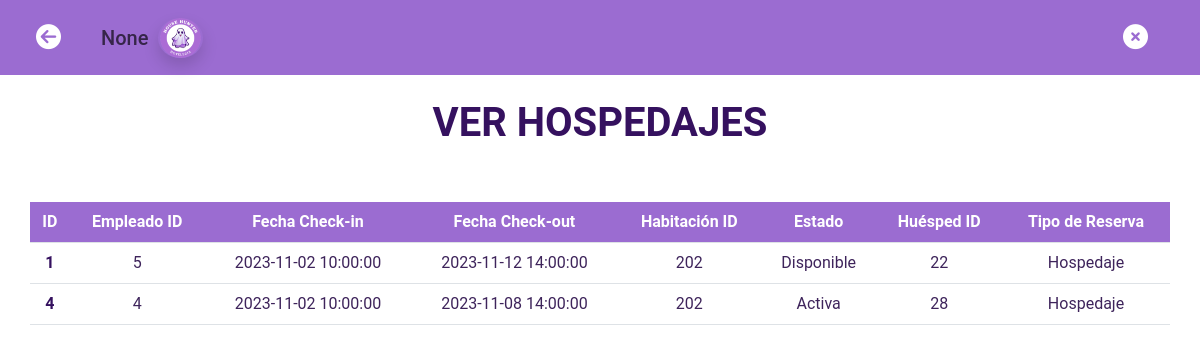
Screenshot of /hospedaje/HospedajeVer with the database file from the repository.
### tables this page shows
CREATE TABLE RESERVA (
        id INTEGER PRIMARY KEY,
        empleado_id INTEGER,
        fechaChekin DATETIME,
        fechaCheckout DATETIME,
        habitacion_id INTEGER,
        estado TEXT,
        huesped_id INTEGER,
        tipoReserva  TEXT,
        FOREIGN KEY (empleado_id) REFERENCES EMPLEADO (id),
        FOREIGN KEY (habitacion_id) REFERENCES HABITACION (id),
        FOREIGN KEY (huesped_id) REFERENCES HUESPED (id)
        );

### main.py (the view)
@app.route('/hospedaje/HospedajeVer', methods=['GET'])
def  hospedajeVer():
        menu = Menu(nombre_empleado=session.get('usuario'), contrasena_empleado=session.get('contrasena'), id_empleado=session.get('id'))
        hospedaje = menu.ver_hospedajes()
        return render_template('hospedajeVer.html', nombre_usuario=session.get('usuario'), hospedaje=hospedaje)

### Menu.py (called while the page is built)
  def ver_hospedajes(self):
        nombreBD = "househunter.db"
        conexion = Conexion(nombreBD)
        conexion.CrearTablaReserva()
        hospedajes = conexion.ConsultarReservasHospedaje()
        return hospedajes  # Devuelve la lista de reservas

### bd.py (called while the page is built)
  def CrearTablaReserva(self):
        self.cursor.execute('''
        CREATE TABLE IF NOT EXISTS RESERVA (
        id INTEGER PRIMARY KEY,
        empleado_id INTEGER,
        fechaChekin DATETIME,
        fechaCheckout DATETIME,
        habitacion_id INTEGER,
        estado TEXT,
        huesped_id INTEGER,
        tipoReserva  TEXT,
        FOREIGN KEY (empleado_id) REFERENCES EMPLEADO (id),
        FOREIGN KEY (habitacion_id) REFERENCES HABITACION (id),
        FOREIGN KEY (huesped_id) REFERENCES HUESPED (id)
        )
        ''')
        self.conexion.commit()

  def ConsultarReservasHospedaje(self):
        self.cursor.execute("SELECT * FROM RESERVA WHERE tipoReserva = 'Hospedaje'")
        reservas_hospedaje = self.cursor.fetchall()
        if not reservas_hospedaje:
            print("No se encontraron reservas de tipo Hospedaje.")
        return reservas_hospedaje

### templates/hospedajeVer.html (shortened to what this page needs)
<!DOCTYPE html>
<html lang="es">
<head>
    <link href="https://cdn.jsdelivr.net/npm/bootstrap@5.3.2/dist/css/bootstrap.min.css" rel="stylesheet"
>
    <link rel="stylesheet" type="text/css" href="{{ url_for('static', filename='styles/style.css')}}">
</head>
<body>
    <nav class="navbar navbar-expand-lg navbar-light bg-light">
        <div class="container-fluid">
            <a class="navbar-brand" href="{{ url_for('hospedaje') }}">
                <i class="fa-solid fa-circle-arrow-left fa-lg m-4"></i>
            </a>
            <div class="collapse navbar-collapse" id="navbarNav">
                <div class="navbar-text">
                    <h5 class="mr-3"> {{ nombre_usuario }} </h5>
                    <img src="{{ url_for('static', filename='img/logo2.png') }}" alt="Foto del Empleado" height="40" class="rounded-circle me-2 shadow">
                </div>
            </div>
            <a class="navbar-brand ms-auto" href="{{ url_for('cerrar') }}">
                <i class="fa-solid fa-circle-xmark fa-lg m-4"></i>
            </a>
        </div>
    </nav>
    <div class="container text-center mt-4">
        <div class="row">
           <h1 class="text-darkviolet">Ver Hospedajes</h1>
        </div>
        <div class="row">
            <h2>Tabla de Hospedajes</h2>
            <table class="table table-responsive-md">
                <thead>
                    <tr>
                        <th scope="col" class="bg-violet">ID</th>
                        <th scope="col" class="d-none d-sm-table-cell bg-violet">Empleado ID</th>
                        <th scope="col" class="bg-violet">Fecha Check-in</th>
                        <th scope="col" class="bg-violet">Fecha Check-out</th>
                        <th scope="col" class="d-none d-sm-table-cell bg-violet">Habitación ID</th>
                        <th scope="col" class="bg-violet">Estado</th>
                        <th scope="col" class="d-none d-sm-table-cell bg-violet">Huésped ID</th>
                        <th scope="col" class="bg-violet">Tipo de Reserva</th>
                    </tr>
                </thead>
                <tbody class="table-body">
                    {% for hospedaje in hospedaje %}
                        <tr>
                            <th scope="row">{{ hospedaje[0] }}</th>
                            <td class="d-none d-sm-table-cell">{{ hospedaje[1] }}</td>
                            <td>{{ hospedaje[2] }}</td>
                            <td>{{ hospedaje[3] }}</td>
                            <td class="d-none d-sm-table-cell">{{ hospedaje[4] }}</td>
                            <td>{{ hospedaje[5] }}</td>
                            <td class="d-none d-sm-table-cell">{{ hospedaje[6] }}</td>
                            <td>{{ hospedaje[7] }}</td>
                        </tr>
                    {% endfor %}
                </tbody>
            </table>
        </div>
    </div>
</body>
</html>

### static/styles/style.css (style rules this page uses)
a { text-decoration: none; font-family: 'Roboto', sans-serif; font-weight: bold; }
body { overflow-x: hidden; justify-content: center; font-family: 'Roboto', sans-serif !important; }
.fa-solid { color: #fff !important; }
.text-center { font-family: 'Roboto', sans-serif; font-weight: bold; color: #fff !important; }
div.row { display: flex !important; justify-content: center !important; }
.navbar { background-color: #9B6CD1 !important; }
.navbar-text { display: flex; align-items: center; padding-right: 25px; }
.mr-3 { margin-right: 10px; margin-bottom: 0px; }
.bg-violet { background: #9B6CD1 !important; color: #fff !important; }
.table-body { font-weight: 400; }
td { color: #3e245b !important; }
th { color: #35115f !important; }
.text-darkviolet { color: #35115f !important; font-weight: bold; text-transform: uppercase; }

### rows the page displays
RESERVA: id "1", empleado "5", fechaChekin "2023-11-02 10:00:00", fechaCheckout "2023-11-12 14:00:00", habitacion "202", estado "Disponible", huesped "22", tipoReserva "Hospedaje"
RESERVA: id "4", empleado "4", fechaChekin "2023-11-02 10:00:00", fechaCheckout "2023-11-08 14:00:00", habitacion "202", estado "Activa", huesped "28", tipoReserva "Hospedaje"

### other values shown
{{ nombre_usuario }} "None"
